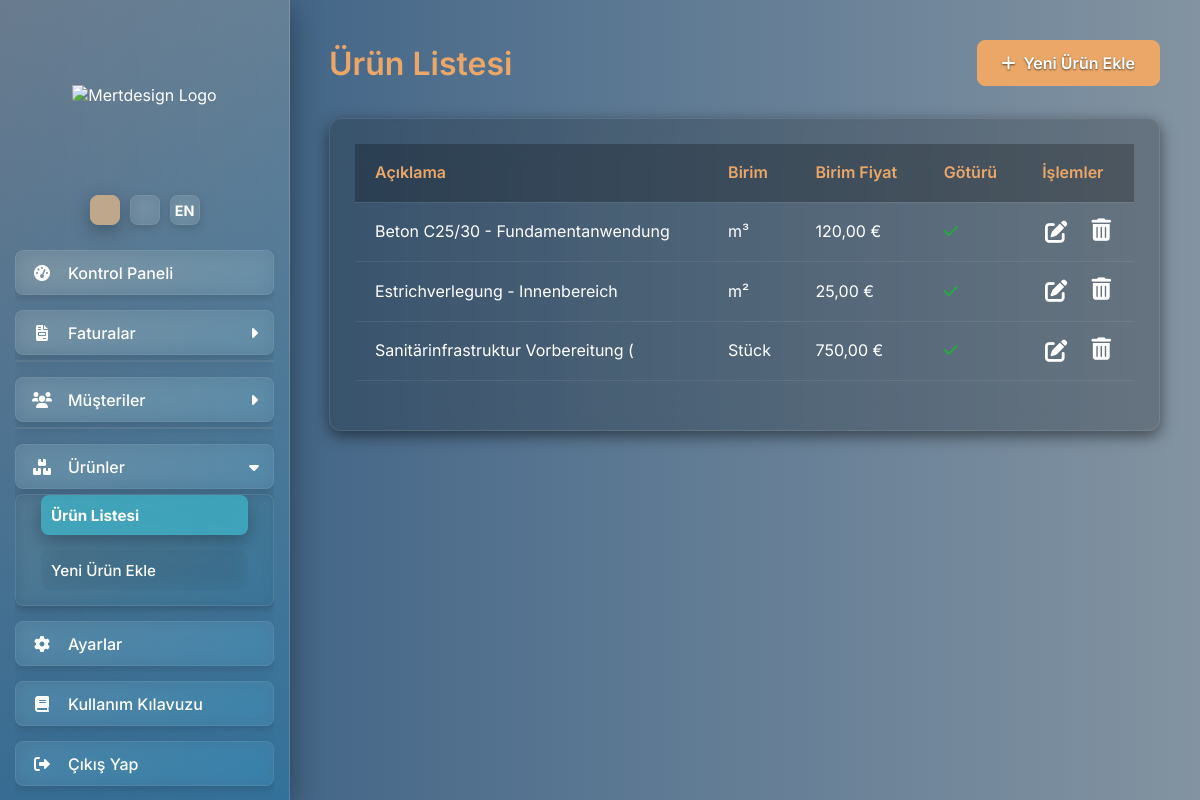
Screenshot of /urunler?lang=tr (signed in) with the database file from the repository.
### app.py (models this page shows)
class Urun(db.Model):
    id = db.Column(db.Integer, primary_key=True)
    aciklama = db.Column(db.String(500), nullable=False)
    birim = db.Column(db.String(50), nullable=False)
    birim_fiyat = db.Column(db.Float, nullable=False)
    is_goturu = db.Column(db.Boolean, default=False)

### app.py (the view)
@app.route('/urunler')
@login_required
def urun_listesi():
    urunler = Urun.query.order_by(Urun.aciklama).all()
    return render_template('urunler.html', urunler=urunler)

### app.py (called while the page is built)
def get_locale():
    if not has_request_context():
        return app.config['BABEL_DEFAULT_LOCALE']
    if 'lang' in request.args and request.args['lang'] in current_app.config['LANGUAGES']:
        session['lang'] = request.args['lang']
    if 'lang' in session:
        return session.get('lang')
    return request.accept_languages.best_match(current_app.config['LANGUAGES']) or current_app.config['BABEL_DEFAULT_LOCALE']

@app.before_request
def before_request_locale():
    g.locale = get_locale()

@login_manager.user_loader
def load_user(user_id):
    return User.query.get(int(user_id))

@app.context_processor
def inject_global_data_for_all_templates():
    sirket_profili = SirketProfili.query.first()
    if not sirket_profili:
        sirket_profili = {
            'firma_unvani': _('Yükleniyor...'),
            'adres': '', 'telefon': '', 'email': '', 'web_adresi': '',
            'iban': '', 'bic': '', 'vergi_no': '', 'sirket_no': '', 'banka_adi': ''
        }
    return dict(app=app, profil=sirket_profili, current_user=current_user)

### templates/urunler.html (shortened to what this page needs)
{% extends "layout.html" %}
{% block content %}
    <div class="page-header">
        <h1 class="page-title">{{ _('Ürün Listesi') }}</h1>
        <a href="{{ url_for('urun_ekle') }}" class="btn btn-primary">
            <i class="fas fa-plus"></i> {{ _('Yeni Ürün Ekle') }}
        </a>
    </div>
    <div class="card">
        {% if urunler %}
        <div class="overflow-x-auto">
            <table class="items-table w-full">
                <thead>
                    <tr>
                        <th class="text-left">{{ _('Açıklama') }}</th>
                        <th class="text-left mobile-hide">{{ _('Birim') }}</th>
                        <th class="text-end mobile-hide">{{ _('Birim Fiyat') }}</th>
                        <th class="text-center mobile-hide">{{ _('Götürü') }}</th>
                        <th class="text-center">{{ _('İşlemler') }}</th>
                    </tr>
                </thead>
                <tbody>
                    {% for urun in urunler %}
                    <tr>
                        <td class="text-left">{{ urun.aciklama }}</td>
                        <td class="text-left mobile-hide">{{ urun.birim }}</td>
                        <td class="text-end mobile-hide">{{ "%.2f"|format(urun.birim_fiyat)|replace('.', ',') }} €</td>
                        <td class="text-center mobile-hide">
                            {% if urun.is_goturu %}
                                <i class="fas fa-check"></i>
                            {% else %}
                                <i class="fas fa-times"></i>
                            {% endif %}
                        </td>
                        <td class="text-center">
                            <div class="action-icons">
                                <a href="{{ url_for('urun_duzenle', urun_id=urun.id) }}" title="{{ _('Ürünü Düzenle') }}">
                                    <i class="fas fa-edit"></i>
                                </a>
                                <form action="{{ url_for('urun_sil', urun_id=urun.id) }}" method="POST" style="display:inline;" onsubmit="return confirm('{{ _('Bu ürünü silmek istediğinizden emin misiniz?') }}');">
                                    <button type="submit" title="{{ _('Ürünü Sil') }}">
                                        <i class="fas fa-trash-alt"></i>
                                    </button>
                                </form>
                            </div>
                        </td>
                    </tr>
                    {% endfor %}
                </tbody>
            </table>
        </div>
        {% else %}
        <p class="text-center">{{ _('Henüz hiç ürün eklenmedi.') }}</p>
        {% endif %}
    </div>
{% endblock content %}

### templates/urunler.html (style rules this page uses)
.page-header h1.page-title { color: var(--btn-primary-bg); font-size: 2rem; font-weight: 600; }
.page-header { display: flex; justify-content: space-between; align-items: center; margin-bottom: 2rem; flex-wrap: wrap; gap: 1rem; }
.card { background-color: rgba(0, 0, 0, 0.2); padding: 25px; border-radius: 12px; border: 1px solid rgba(255, 255, 255, 0.1); box-shadow: 0 5px 15px rgba(0,0,0,0.5); margin-bottom: 30px; }
.items-table { width: 100%; border-collapse: collapse; line-height: 1.6; }
.items-table th, .items-table td { padding: 1rem 1.25rem; border-bottom: 1px solid rgba(255, 255, 255, 0.08); text-align: left; vertical-align: middle; color: var(--text-primary); }
.items-table th { font-weight: 600; color: var(--btn-primary-bg); white-space: nowrap; background-color: rgba(0, 0, 0, 0.25); }
.action-icons { display: flex; align-items: center; justify-content: center; gap: 1.5rem; }
.action-icons a, .action-icons button { background-color: transparent; color: var(--btn-primary-bg); padding: 0; border-radius: 4px; font-size: 1.4rem; transition: color 0.2s ease, transform 0.1s ease; border: none; cursor: pointer; line-height: 1; text-decoration: none; }
.fa-check { color: #28a745; }

### rows the page displays
Urun: aciklama "Beton C25/30 - Fundamentanwendung", birim "m³", birim_fiyat "120,00", is_goturu True (drawn)
Urun: aciklama "Estrichverlegung - Innenbereich", birim "m²", birim_fiyat "25,00", is_goturu True (drawn)
Urun: aciklama "Sanitärinfrastruktur Vorbereitung (", birim "Stück", birim_fiyat "750,00", is_goturu True (drawn)
